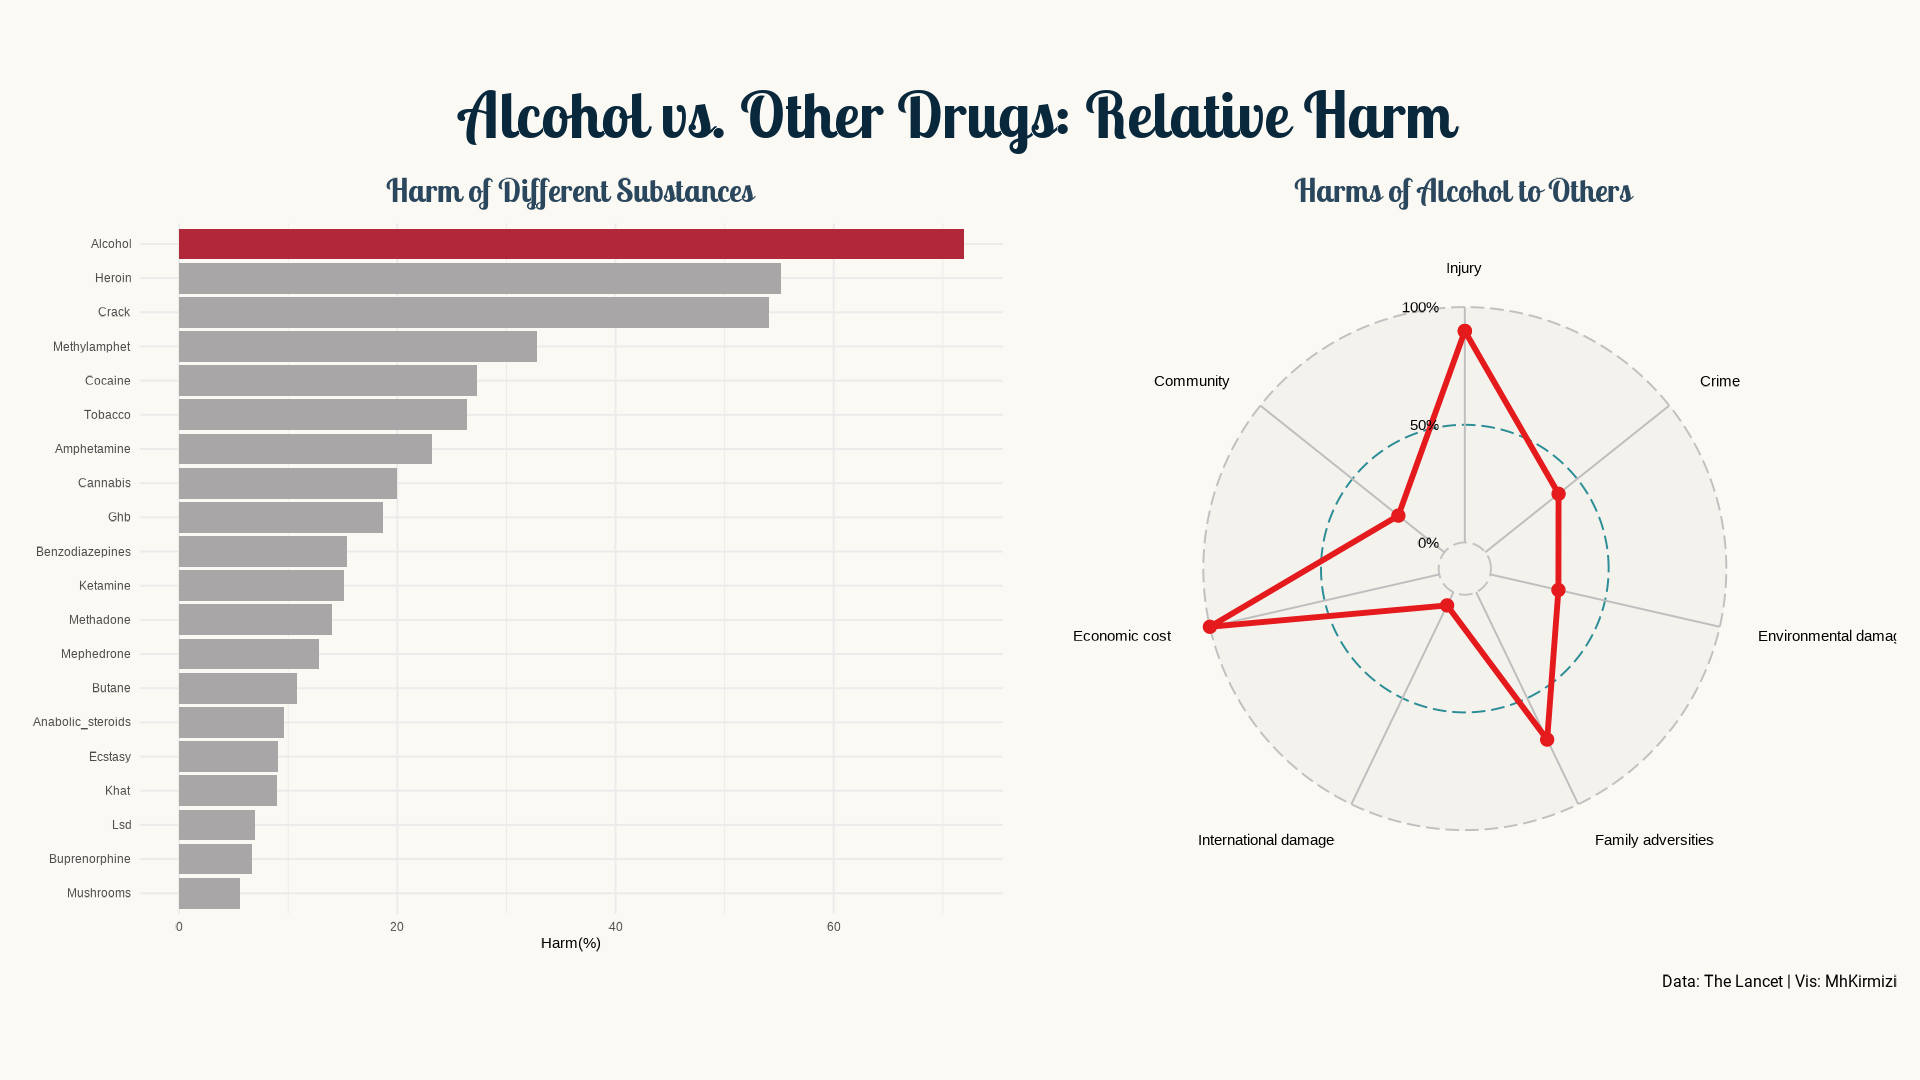

This figure's R source:
library(tidyverse)
library(ggradar)
library(showtext)
library(patchwork)
###
font_add_google('Roboto', 'robo')
font_add_google("Lobster Two", "lobstertwo")
showtext_auto()

df_long <- df |> 
  pivot_longer(
    -c('category', 'criteria', 'group'),
    names_to = 'drug', 
    values_to = 'harm_percent'
  )

p <- df_long |> 
  filter(group == 'Harm to others', 
         drug  == 'alcohol'
         ) |> 
  select(drug, criteria, harm_percent) |> 
  pivot_wider(names_from = 'criteria', 
              values_from = 'harm_percent') |> 
  ggradar(axis.label.size = 4, 
          grid.label.size = 5,
          font.radar = 'roboto',
          group.point.size = 3
          ) +
  labs(title = 'Harms of Alcohol to Others') +
  theme(
    plot.title = element_text(size = 24, hjust = .5, 
                              family = "lobstertwo", 
                              colour = "#2a475e",
                              face = 'bold'),
    plot.background = element_rect(fill = "#fbf9f4", color = "#fbf9f4"),
    panel.background = element_rect(fill = "#fbf9f4", color = "#fbf9f4")
  )
  

q <- df_long |> 
  filter(group == 'Total') |> 
  select(drug, criteria, harm_percent) |> 
  mutate(
    drug = str_to_title(drug),
    drug = reorder(drug, harm_percent),
    drug_fill = factor(ifelse(drug == 'Alcohol', 1, 0))) |> 
  ggplot(aes(x = drug, y = harm_percent)) +
  geom_col(aes(fill = drug_fill)) +
  paletteer::scale_fill_paletteer_d("ggthemes::wsj_dem_rep", direction =-1)+
  coord_flip() +
  labs(x = '', 
       y = 'Harm(%)', 
       title = 'Harm of Different Substances') +
  theme_minimal(base_family = 'roboto') +
  theme(
    plot.title = element_text(size = 24, hjust = .5, 
                              family = "lobstertwo", 
                              colour = "#2a475e",
                              face = 'bold'),
    legend.position = 'none',
    plot.background = element_rect(fill = "#fbf9f4", color = "#fbf9f4"),
    panel.background = element_rect(fill = "#fbf9f4", color = "#fbf9f4")
  )
### use patchwork to combine these three together the story data tells why alcohol is legal

q + p +plot_annotation(title = 'Alcohol vs. Other Drugs: Relative Harm', 
                       caption = 'Data: The Lancet | Vis: MhKirmizi', 
                       theme = theme(plot.title = element_text(size = 48, 
                                                    hjust = .5, 
                                                    family = "lobstertwo", 
                                                    face = 'bold', 
                                                    colour = "#09283CFF"), 
                                     plot.caption = element_text(size = 12, family = 'robo'), 
                                     plot.background = element_rect(fill = "#fbf9f4", 
                                                                    color = "#fbf9f4"),
                                     panel.background = element_rect(fill = "#fbf9f4",
                                                                     color = "#fbf9f4")
                                     ))
ggsave("week36.png", width = 1920, height = 1080, units = "px", dpi = 132)
